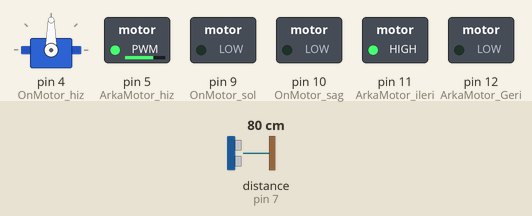
This sketch was run on a simulated Arduino Uno, built with avr-gcc and run on an emulated ATmega328P. Shown: servo, switched loads named in the sketch (green lamp = pin HIGH). The test bench sets the inputs (shaded band); at power-on: distance to the obstacle (sensor on pin 7) 80 cm. The echo pulse lasts 58.3 µs per cm.

Above: at 1.9 s.
2.0 s: distance to the obstacle (sensor on pin 7) set to 36 cm
5.9 s: distance to the obstacle (sensor on pin 7) set to 31 cm
At 8.8 s:
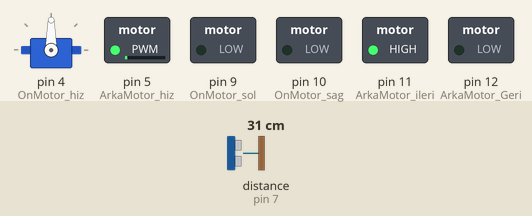
9.8 s: distance to the obstacle (sensor on pin 7) set to 35 cm
At 12.4 s:
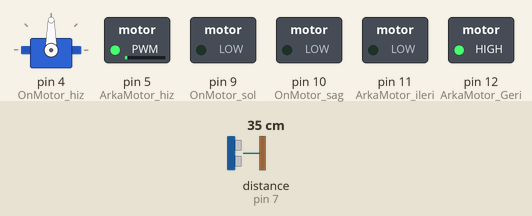
13.7 s: distance to the obstacle (sensor on pin 7) set to 2 cm
At 14.8 s:
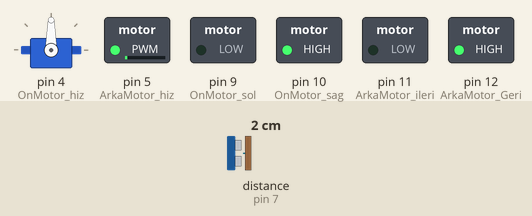
16.9 s: distance to the obstacle (sensor on pin 7) set to 60 cm
At 17.5 s:
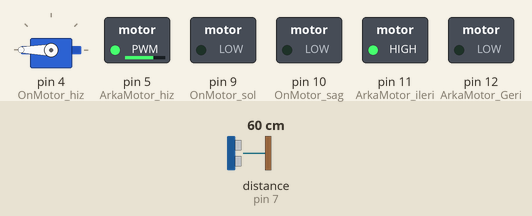
Timing chart, 0 to 21.8 s (numbered marks = the images above; inputs shaded):
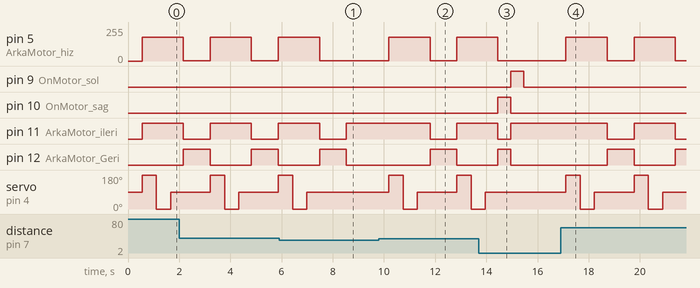

The sketch:

EngelRobotHizKontrol.ino
```cpp
// Yazılım Geliştirme By Robimek - 2015
//oyuncak araba içim
#include <Servo.h>// servo motor kütüphanesi
#include <NewPing.h>
//motor pinleri
#define OnMotor_sol 9 // ÖN MOTOR SOL
#define OnMotor_sag 10 // ÖN MOTOR SAĞ
#define ArkaMotor_ileri 11 // ARKA MOTOR İLERİ
#define ArkaMotor_Geri 12 // ARKA MOTOR GERİ
#define ArkaMotor_hiz 5 // ARKA MOTOR HIZ PİNİ
#define OnMotor_hiz 4 // ÖN MOTOR HIZ PİNİ
//sensör pinleri
#define USTrigger 6
#define USEcho 7
#define Maksimum_uzaklik 100
Servo servo; //servo motor tanımlama
NewPing sonar(USTrigger, USEcho, Maksimum_uzaklik);//ultrasonik sensör tanımlama
//kullanılacak eleman tanımı
unsigned int uzaklik;
unsigned int on_uzaklik;
unsigned int sol_uzaklik;
unsigned int sag_uzaklik;
unsigned int zaman;
// program ilk çalıştığında sadece bir kez çalışacak programlar
void setup()
{
//motor çıkışları
pinMode(OnMotor_sol, OUTPUT);
pinMode(OnMotor_sag, OUTPUT);
pinMode(ArkaMotor_ileri, OUTPUT);
pinMode(ArkaMotor_Geri, OUTPUT);
pinMode(ArkaMotor_hiz, OUTPUT);
pinMode(OnMotor_hiz, OUTPUT);
servo.attach(4); //servo pin tanımı
}
// sonsuz döngü
void loop()
{
delay(500);
servo.write(90);
sensor_olcum();
on_uzaklik = uzaklik;
if(on_uzaklik < 35 || on_uzaklik == 0)
{
ileri();
}
else
{
yavas_git();
servo.write(180);
delay(500);
sensor_olcum();
sol_uzaklik = uzaklik;
servo.write(0);
delay(500);
sensor_olcum();
sag_uzaklik = uzaklik;
servo.write(90);
delay(500);
if(sag_uzaklik <sol_uzaklik)
{
sag_geri();
delay(500);
sol_ileri();
delay(500);
ileri();
}
else if(sol_uzaklik <sag_uzaklik)
{
sol_geri();
delay(500);
sag_ileri();
delay(500);
ileri();
}
else
{
geri();
delay(500);
}
}
}

// robotun yön komutları
void ileri()
{
   analogWrite(ArkaMotor_hiz, HIGH);
analogWrite(OnMotor_hiz, LOW);
digitalWrite(OnMotor_sag, LOW);
digitalWrite(OnMotor_sol, LOW);
digitalWrite(ArkaMotor_Geri, LOW);
digitalWrite(ArkaMotor_ileri, HIGH);
}
void geri()
{
   analogWrite(ArkaMotor_hiz, HIGH);
analogWrite(OnMotor_hiz, LOW);
digitalWrite(OnMotor_sag, LOW);
digitalWrite(OnMotor_sol, LOW);
digitalWrite(ArkaMotor_Geri, HIGH);
digitalWrite(ArkaMotor_ileri, LOW);
}
void sol_ileri()
{
   analogWrite(ArkaMotor_hiz, HIGH);
analogWrite(OnMotor_hiz, HIGH);
digitalWrite(OnMotor_sag, LOW);
digitalWrite(OnMotor_sol, HIGH);
digitalWrite(ArkaMotor_Geri, LOW);
digitalWrite(ArkaMotor_ileri, HIGH);
}
void sol_geri()
{
   analogWrite(ArkaMotor_hiz, HIGH);
analogWrite(OnMotor_hiz, HIGH);
digitalWrite(OnMotor_sag, LOW);
digitalWrite(OnMotor_sol, HIGH);
digitalWrite(ArkaMotor_Geri, HIGH);
digitalWrite(ArkaMotor_ileri, LOW);
}

void sag_ileri()
{
   analogWrite(ArkaMotor_hiz, HIGH);
analogWrite(OnMotor_hiz, HIGH);
digitalWrite(OnMotor_sol, LOW);
digitalWrite(OnMotor_sag, HIGH);
digitalWrite(ArkaMotor_ileri, HIGH);
digitalWrite(ArkaMotor_Geri, LOW);
}
void sag_geri()
{
  analogWrite(ArkaMotor_hiz, HIGH);
analogWrite(OnMotor_hiz, HIGH);
digitalWrite(OnMotor_sol, LOW);
digitalWrite(OnMotor_sag, HIGH);
digitalWrite(ArkaMotor_ileri, LOW);
digitalWrite(ArkaMotor_Geri, HIGH);
}

void dur()
{
analogWrite(OnMotor_hiz, LOW);
digitalWrite(OnMotor_sag, LOW);
digitalWrite(OnMotor_sol, LOW);
digitalWrite(ArkaMotor_ileri, LOW);
digitalWrite(ArkaMotor_Geri, LOW);
}

void yavas_git()
{
analogWrite(ArkaMotor_hiz, 180); // MOTOR HIZI
analogWrite(OnMotor_hiz, LOW);
digitalWrite(OnMotor_sag, LOW);
digitalWrite(OnMotor_sol, LOW);
digitalWrite(ArkaMotor_Geri, LOW);
digitalWrite(ArkaMotor_ileri, HIGH);
}
// sensörün mesafe ölçümü
void sensor_olcum()
{
delay(50);
zaman = sonar.ping();
uzaklik = zaman / US_ROUNDTRIP_CM;
}
```

Measured:
- the behaviour switches between 35 and 34 cm on distance to the obstacle (sensor on pin 7) (found by bisection; images 0 and 1)
- after the input at 5.9 s, pin 5 (ArkaMotor_hiz): goes on until 7.5 s, then stays 1/255; servo on pin 4 (OnMotor_hiz): goes on until 7.0 s, then stays 90°
- after the input at 9.8 s, pin 5 (ArkaMotor_hiz): 1/255 → 180/255 after 0.39 s, → 1/255 1.6 s later, → 180/255 1.1 s later; pin 11 (ArkaMotor_ileri): HIGH → LOW after 2.0 s, → HIGH 1.1 s later
- after the input at 13.7 s, pin 5 (ArkaMotor_hiz): goes on until 14.5 s, then stays 1/255; pin 9 (OnMotor_sol): LOW → HIGH after 1.3 s, → LOW 0.50 s later; pin 10 (OnMotor_sag): LOW → HIGH after 0.76 s, → LOW 0.50 s later; servo on pin 4 (OnMotor_hiz): goes on until 14.0 s, then stays 90°
- after the input at 16.9 s, pin 5 (ArkaMotor_hiz): alternates 180/255 for 1.6 s and 1/255 for 1.1 s, starting after 0.21 s; pin 11 (ArkaMotor_ileri): HIGH → LOW after 1.8 s, → HIGH 1.1 s later, → LOW 1.6 s later
- by itself, pin 5 (ArkaMotor_hiz): alternates 180/255 for 1.6 s and 1/255 for 1.1 s
